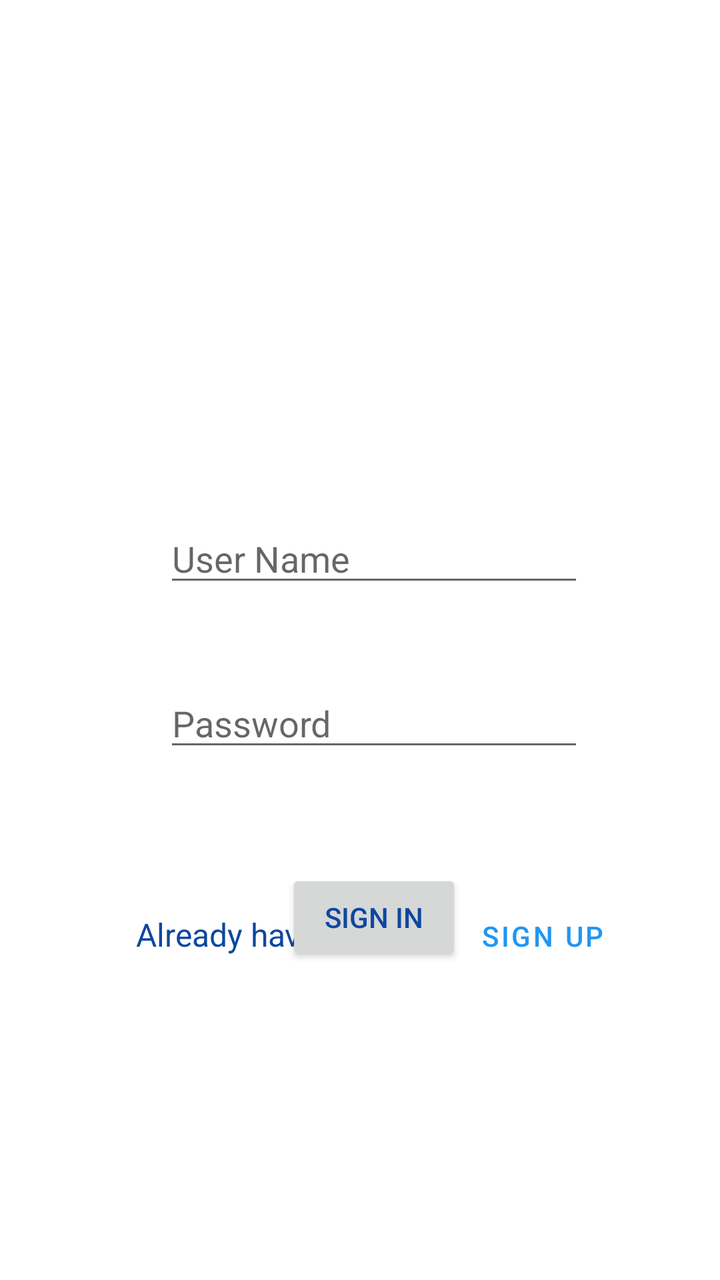
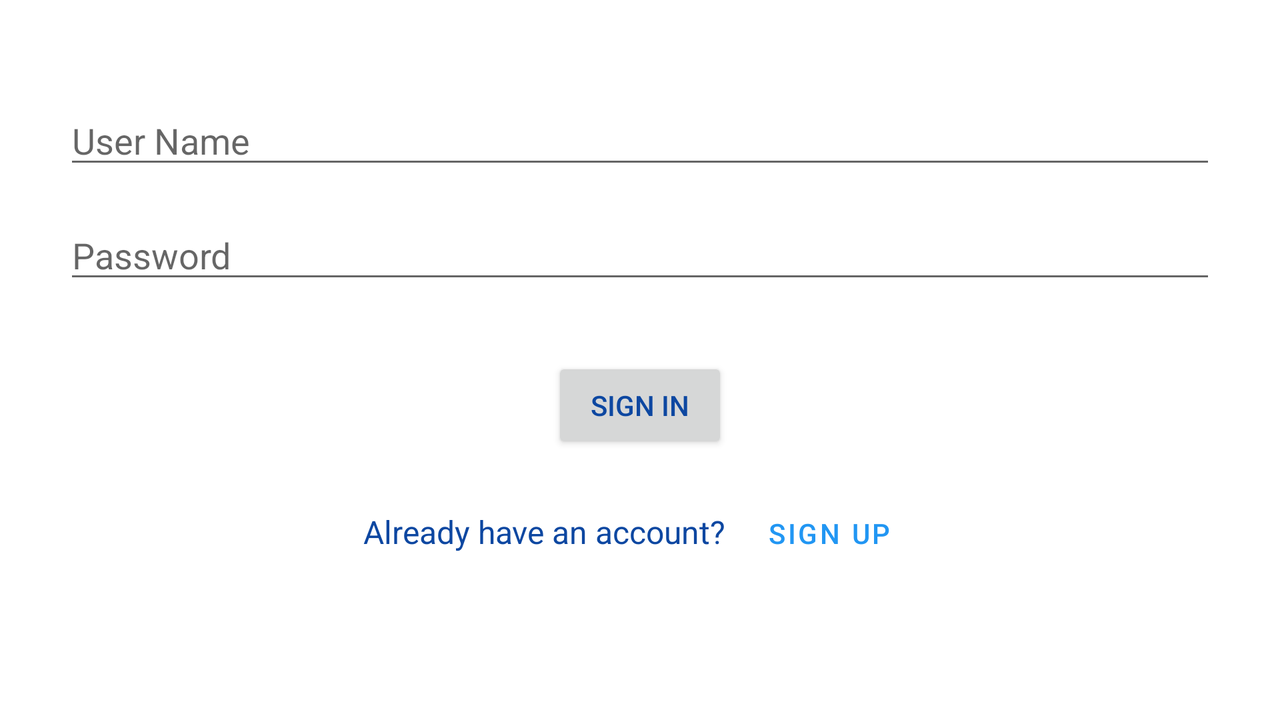

Two renders of one Android screen. The first uses the default layout on a phone; the second uses the alternative layout the repository ships for a different screen configuration, on a matching device. The two XML files are below.
<!-- AndroidManifest.xml: application theme Theme.EnglishTraining -->
<!-- res/layout/fragment_signin.xml -->
<?xml version="1.0" encoding="utf-8"?>
<androidx.constraintlayout.widget.ConstraintLayout xmlns:android="http://schemas.android.com/apk/res/android"
                                                   xmlns:app="http://schemas.android.com/apk/res-auto"
                                                   xmlns:tools="http://schemas.android.com/tools"
                                                   android:layout_width="match_parent"
                                                   android:layout_height="match_parent"
                                                   tools:context=".ui.user.SignInFragment">

    <EditText
            android:layout_width="wrap_content"
            android:layout_height="wrap_content"
            android:inputType="text"
            android:ems="10"
            android:hint="User Name"
            android:id="@+id/UserName"
            app:layout_constraintTop_toTopOf="parent"
            app:layout_constraintStart_toStartOf="parent" android:layout_marginTop="257dp"
            android:layout_marginStart="82dp"/>
    <EditText
            android:layout_width="wrap_content"
            android:layout_height="wrap_content"
            android:inputType="textPassword"
            android:ems="10"
            android:hint="Password"
            android:id="@+id/password"
            app:layout_constraintStart_toStartOf="@+id/UserName"
            android:layout_marginTop="41dp" app:layout_constraintTop_toBottomOf="@+id/UserName"/>
    <Button
            android:text="Sign In"
            android:layout_width="wrap_content"
            android:layout_height="wrap_content" android:id="@+id/signInButton"
            app:layout_constraintStart_toStartOf="@+id/password"
            android:layout_marginTop="54dp" app:layout_constraintTop_toBottomOf="@+id/password"
            app:layout_constraintEnd_toEndOf="@+id/password"/>

    <LinearLayout
            android:orientation="horizontal"
            android:layout_width="254dp"
            android:layout_height="71dp"
            android:id="@+id/linearLayout" app:layout_constraintStart_toStartOf="parent"
            app:layout_constraintBottom_toBottomOf="parent"
            android:layout_marginStart="68dp" app:layout_constraintTop_toBottomOf="@+id/UserName"
            android:layout_marginBottom="116dp" app:layout_constraintVertical_bias="0.942">
        <TextView
                android:id="@+id/textView"
                android:layout_width="wrap_content"
                android:layout_height="wrap_content"
                android:textSize="16dp"
                android:text="Already have account?"
        />
        <com.google.android.material.button.MaterialButton
                android:layout_width="wrap_content"
                android:layout_height="wrap_content"
                android:id="@+id/textButtonSignUp"
                android:text="Sign Up"
                style="@style/Widget.MaterialComponents.Button.TextButton"
        />
    </LinearLayout>

</androidx.constraintlayout.widget.ConstraintLayout>
<!-- resources referenced by this layout -->
<resources>
  <style name="Theme.EnglishTraining" parent="Theme.MaterialComponents.DayNight.DarkActionBar">
          
          <item name="colorPrimary">@color/purple_500</item>
          <item name="colorPrimaryVariant">@color/purple_700</item>
          <item name="colorOnPrimary">@color/white</item>
          
          <item name="colorSecondary">@color/teal_200</item>
          <item name="colorSecondaryVariant">@color/teal_700</item>
          <item name="colorOnSecondary">@color/black</item>
          
          <item name="android:statusBarColor">?attr/colorPrimaryVariant</item>
          
          
          <item name="android:textColor">@color/dark_blue</item>
      </style>
  <color name="purple_500">#2196F3</color>
  <color name="purple_700">#4CAF50</color>
  <color name="white">#FFFFFFFF</color>
  <color name="teal_200">#FF03DAC5</color>
  <color name="teal_700">#FF018786</color>
  <color name="black">#FF000000</color>
  <color name="dark_blue">#0D47A1</color>
</resources>
<!-- res/layout-land/fragment_signin.xml (the author's variant of the layout above) -->
<!-- drawn on the phone turned sideways -->
<?xml version="1.0" encoding="utf-8"?>
<ScrollView xmlns:android="http://schemas.android.com/apk/res/android"
            xmlns:app="http://schemas.android.com/apk/res-auto"
            xmlns:tools="http://schemas.android.com/tools"
            android:layout_width="match_parent"
            android:layout_height="match_parent"
            tools:context=".ui.user.SignInFragment">

    <androidx.constraintlayout.widget.ConstraintLayout
            android:layout_width="match_parent"
            android:layout_height="wrap_content"
            android:padding="16dp">

        <EditText
                android:id="@+id/UserName"
                android:layout_width="0dp"
                android:layout_height="wrap_content"
                android:inputType="text"
                android:hint="User Name"
                app:layout_constraintTop_toTopOf="parent"
                app:layout_constraintStart_toStartOf="parent"
                app:layout_constraintEnd_toEndOf="parent"
                android:layout_marginTop="32dp"
                android:layout_marginStart="16dp"
                android:layout_marginEnd="16dp" />

        <EditText
                android:id="@+id/password"
                android:layout_width="0dp"
                android:layout_height="wrap_content"
                android:inputType="textPassword"
                android:hint="Password"
                app:layout_constraintTop_toBottomOf="@+id/UserName"
                app:layout_constraintStart_toStartOf="parent"
                app:layout_constraintEnd_toEndOf="parent"
                android:layout_marginTop="16dp"
                android:layout_marginStart="16dp"
                android:layout_marginEnd="16dp" />

        <Button
                android:id="@+id/signInButton"
                android:layout_width="wrap_content"
                android:layout_height="wrap_content"
                android:text="Sign In"
                app:layout_constraintTop_toBottomOf="@+id/password"
                app:layout_constraintStart_toStartOf="parent"
                app:layout_constraintEnd_toEndOf="parent"
                android:layout_marginTop="32dp" />

        <LinearLayout
                android:id="@+id/linearLayout"
                android:layout_width="wrap_content"
                android:layout_height="wrap_content"
                android:orientation="horizontal"
                app:layout_constraintTop_toBottomOf="@+id/signInButton"
                app:layout_constraintStart_toStartOf="parent"
                app:layout_constraintEnd_toEndOf="parent"
                android:layout_marginTop="16dp">

            <TextView
                    android:id="@+id/textView"
                    android:layout_width="wrap_content"
                    android:layout_height="wrap_content"
                    android:text="Already have an account?"
                    android:textSize="16sp" />

            <com.google.android.material.button.MaterialButton
                    android:id="@+id/textButtonSignUp"
                    android:layout_width="wrap_content"
                    android:layout_height="wrap_content"
                    android:text="Sign Up"
                    style="@style/Widget.MaterialComponents.Button.TextButton"
                    android:layout_marginStart="8dp" />
        </LinearLayout>

    </androidx.constraintlayout.widget.ConstraintLayout>
</ScrollView>
